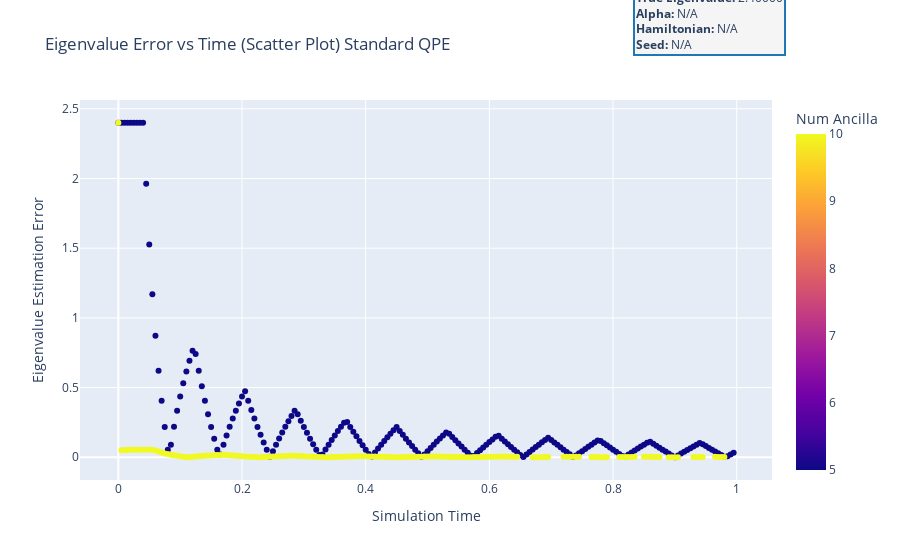

The notebook cell this image was saved under:
### Code cell
# lets start with standard qpe
exact_eigenvalue = 2.4
plot_error_vs_time(standard_qpe_df, "Standard QPE", exact_eigenvalue)

### Figure 1 — Plotly figure (JSON) as saved in the notebook; plotly's stock layout.template omitted (floating-point values rounded to 4 significant figures; data arrays with more than 128 entries replaced by an {"elided": "..."} marker saying what was removed)
{"data": [{"hovertemplate": "Time=%{x}<br>Error=%{y}<br>Num Ancilla=%{marker.color}<extra></extra>", "legendgroup": "", "marker": {"color": {"elided": "372 int values"}, "coloraxis": "coloraxis", "symbol": "circle"}, "mode": "markers", "name": "", "orientation": "v", "showlegend": false, "type": "scatter", "x": {"elided": "372 float values"}, "xaxis": "x", "y": {"elided": "372 float values"}, "yaxis": "y"}], "layout": {"annotations": [{"align": "left", "bgcolor": "#f5f5f5", "bordercolor": "#1f77b4", "borderwidth": 2, "font": {"size": 12}, "showarrow": false, "text": "<b>True Eigenvalue:</b> 2.40000<br><b>Alpha:</b> N/A<br><b>Hamiltonian:</b> N/A<br><b>Seed:</b> N/A", "x": 1.02, "xref": "paper", "y": 1.3, "yref": "paper"}], "coloraxis": {"colorbar": {"title": {"text": "Num Ancilla"}}, "colorscale": [[0, "#0d0887"], [0.1111, "#46039f"], [0.2222, "#7201a8"], [0.3333, "#9c179e"], [0.4444, "#bd3786"], [0.5556, "#d8576b"], [0.6667, "#ed7953"], [0.7778, "#fb9f3a"], [0.8889, "#fdca26"], [1, "#f0f921"]]}, "legend": {"title": {"text": "Number of Ancilla Qubits"}, "tracegroupgap": 0}, "margin": {"r": 120}, "title": {"text": "Eigenvalue Error vs Time (Scatter Plot) Standard QPE"}, "xaxis": {"anchor": "y", "domain": [0, 1], "title": {"text": "Simulation Time"}}, "yaxis": {"anchor": "x", "domain": [0, 1], "title": {"text": "Eigenvalue Estimation Error"}}}}
